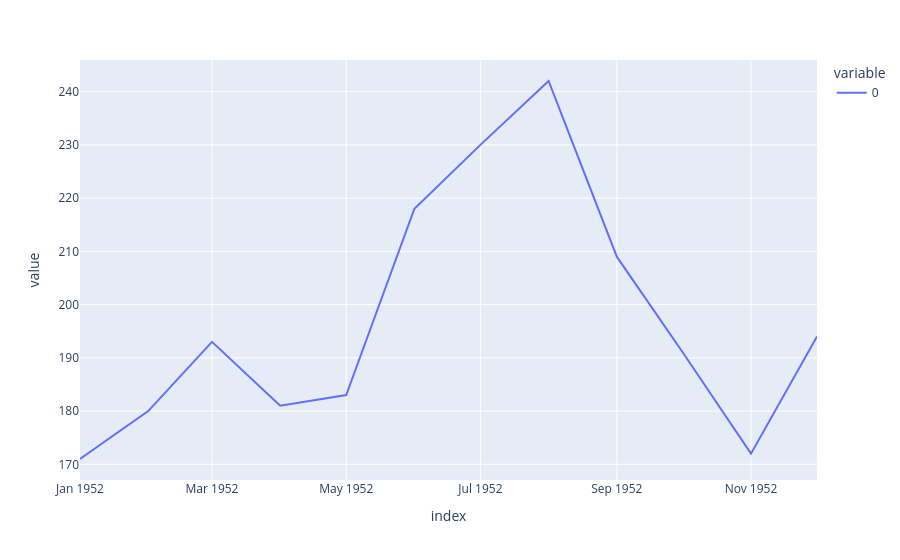

Notebook code for this chart:
### Code cell
# Select and plot a specific year (e.g. 1952) from the data using the .index.year attribute
df_1952 = airline[airline.index.year == 1952]
df_1952.plot()

### Figure 1 — Plotly figure (JSON) as saved in the notebook; plotly's stock layout.template omitted (floating-point values rounded to 4 significant figures)
{"data": [{"hovertemplate": "variable=0<br>index=%{x}<br>value=%{y}<extra></extra>", "legendgroup": "0", "line": {"color": "#636efa", "dash": "solid"}, "marker": {"symbol": "circle"}, "mode": "lines", "name": "0", "orientation": "v", "showlegend": true, "type": "scatter", "x": ["1952-01-01T00:00:00.000000000", "1952-02-01T00:00:00.000000000", "1952-03-01T00:00:00.000000000", "1952-04-01T00:00:00.000000000", "1952-05-01T00:00:00.000000000", "1952-06-01T00:00:00.000000000", "1952-07-01T00:00:00.000000000", "1952-08-01T00:00:00.000000000", "1952-09-01T00:00:00.000000000", "1952-10-01T00:00:00.000000000", "1952-11-01T00:00:00.000000000", "1952-12-01T00:00:00.000000000"], "xaxis": "x", "y": [171.0, 180.0, 193.0, 181.0, 183.0, 218.0, 230.0, 242.0, 209.0, 191.0, 172.0, 194.0], "yaxis": "y"}], "layout": {"autosize": true, "legend": {"title": {"text": "variable"}, "tracegroupgap": 0}, "margin": {"t": 60}, "xaxis": {"anchor": "y", "autorange": true, "domain": [0, 1], "range": ["1952-01-01", "1952-12-01"], "title": {"text": "index"}, "type": "date"}, "yaxis": {"anchor": "x", "autorange": true, "domain": [0, 1], "range": [167.1, 245.9], "title": {"text": "value"}, "type": "linear"}}}
